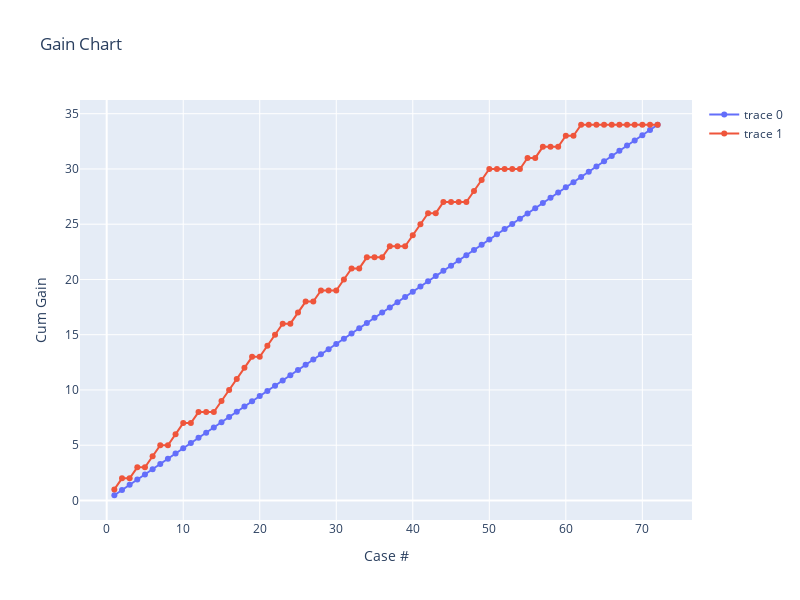

Notebook code cell kept with this figure:
### Code cell
from plotly.subplots import make_subplots
import plotly.graph_objects as go

fig = make_subplots(rows=1, cols=1)

fig.add_trace(
    go.Scatter(mode="lines+markers",x=bc["Case, K"], y=bc["Baseline, A(k)"]),
    row=1, col=1
)

fig.add_trace(
    go.Scatter(mode="lines+markers",x=bc["Case, K"], y=bc["Gain, C(k)"]),
    row=1, col=1
)


fig.update_layout(height=600, width=800, title_text='Gain Chart',xaxis_title="Case #",yaxis_title="Cum Gain")
fig.show()


#fig = px.line(df, x=specificity, y=sensitivity, title='ROC Curve')
#fig.show()

### Figure 1 — Plotly figure (JSON) as saved in the notebook; plotly's stock layout.template omitted (floating-point values rounded to 4 significant figures)
{"data": [{"mode": "lines+markers", "type": "scatter", "x": [1, 2, 3, 4, 5, 6, 7, 8, 9, 10, 11, 12, 13, 14, 15, 16, 17, 18, 19, 20, 21, 22, 23, 24, 25, 26, 27, 28, 29, 30, 31, 32, 33, 34, 35, 36, 37, 38, 39, 40, 41, 42, 43, 44, 45, 46, 47, 48, 49, 50, 51, 52, 53, 54, 55, 56, 57, 58, 59, 60, 61, 62, 63, 64, 65, 66, 67, 68, 69, 70, 71, 72], "xaxis": "x", "y": [0.4722, 0.9444, 1.417, 1.889, 2.361, 2.833, 3.306, 3.778, 4.25, 4.722, 5.194, 5.667, 6.139, 6.611, 7.083, 7.556, 8.028, 8.5, 8.972, 9.444, 9.917, 10.39, 10.86, 11.33, 11.81, 12.28, 12.75, 13.22, 13.69, 14.17, 14.64, 15.11, 15.58, 16.06, 16.53, 17, 17.47, 17.94, 18.42, 18.89, 19.36, 19.83, 20.31, 20.78, 21.25, 21.72, 22.19, 22.67, 23.14, 23.61, 24.08, 24.56, 25.03, 25.5, 25.97, 26.44, 26.92, 27.39, 27.86, 28.33, 28.81, 29.28, 29.75, 30.22, 30.69, 31.17, 31.64, 32.11, 32.58, 33.06, 33.53, 34], "yaxis": "y"}, {"mode": "lines+markers", "type": "scatter", "x": [1, 2, 3, 4, 5, 6, 7, 8, 9, 10, 11, 12, 13, 14, 15, 16, 17, 18, 19, 20, 21, 22, 23, 24, 25, 26, 27, 28, 29, 30, 31, 32, 33, 34, 35, 36, 37, 38, 39, 40, 41, 42, 43, 44, 45, 46, 47, 48, 49, 50, 51, 52, 53, 54, 55, 56, 57, 58, 59, 60, 61, 62, 63, 64, 65, 66, 67, 68, 69, 70, 71, 72], "xaxis": "x", "y": [1, 2, 2, 3, 3, 4, 5, 5, 6, 7, 7, 8, 8, 8, 9, 10, 11, 12, 13, 13, 14, 15, 16, 16, 17, 18, 18, 19, 19, 19, 20, 21, 21, 22, 22, 22, 23, 23, 23, 24, 25, 26, 26, 27, 27, 27, 27, 28, 29, 30, 30, 30, 30, 30, 31, 31, 32, 32, 32, 33, 33, 34, 34, 34, 34, 34, 34, 34, 34, 34, 34, 34], "yaxis": "y"}], "layout": {"height": 600, "title": {"text": "Gain Chart"}, "width": 800, "xaxis": {"anchor": "y", "domain": [0, 1], "title": {"text": "Case #"}}, "yaxis": {"anchor": "x", "domain": [0, 1], "title": {"text": "Cum Gain"}}}}
